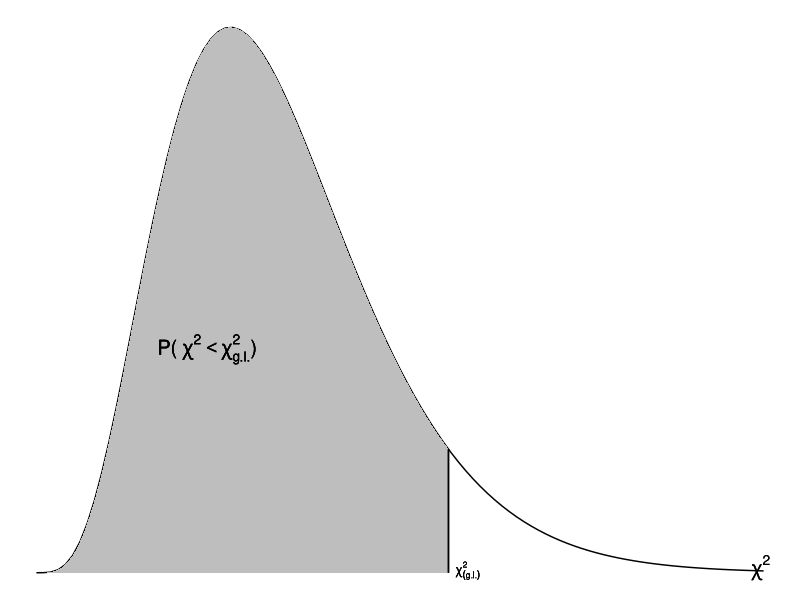

R code for this plot:
## ---- chunk 1
knitr::opts_chunk$set(echo = TRUE, 
                      size = "footnotesize",
                      comment = NA,
                      warning = FALSE,
                      message = FALSE,
                      #out.width = "1\\linewidth",
                      fig.align = "center",
                      fig.width = 8, 
                      fig.height = 4, 
                      fig.show = "hold",
                      fig.path = "Figuras1/",
                      fig.pos = "!htb",
                      #fig.pos = "H",
                      fig.cap = TRUE,
                      background = "#E6E6FA",
                      #background = "black",
                      dev = c("png",'pdf'),
                      res=300,
                      dpi = 300,
                      cache = TRUE)
## ---- chunk 2
library(tidyverse)
#library(tinytex)
library(knitr)
library(kableExtra)
library(xtable)
## ---- chunk 3
xd <- 17
ggplot(data.frame(x = c(0, 30)), aes(x)) +
  stat_function(fun = dchisq, args = c(df=10),
                geom = "line",
                xlim = c(0, 30)) +
  stat_function(fun = dchisq, args = c(df=10),
                geom = "area",
                fill = "gray",
                xlim = c(0, xd)) +
  geom_segment(aes(x = xd, y = 0, 
                   xend = xd, yend = dchisq(xd,10)),
               size = 0.5) +
   theme_void() +
  annotate("text",label=  bquote(chi[(g.l.)]^2)  
             ,x=xd,y=0.0,
           hjust=-0.3,vjust=0.4,
           size = 3) +
  annotate("text",label=bquote(~chi^2),x=29,y=0.0,
           hjust=-0.3,vjust=0.3,
           size = 5) +
  annotate("text",label=bquote('P(' ~chi^2 < chi['g.l.']^2 *')'),x=5,y=0.04,hjust=0,vjust=0.5,
           size = 5)
## ---- chunk 4
af2 <- c(0.005, 0.010, 0.025, 0.050, 0.100, 0.250, 0.500, 0.750, 0.900, 0.950, 0.975, 0.990, 0.995)
gl2 <- c(1:30,40,50,60,70,80,90,100)
ch2 <- data.frame(gl=rep(gl2,each=length(af2)),
                 af=rep(af2,length(gl2))
                 )
ch <- round(qchisq(ch2$af,ch2$gl),3)
